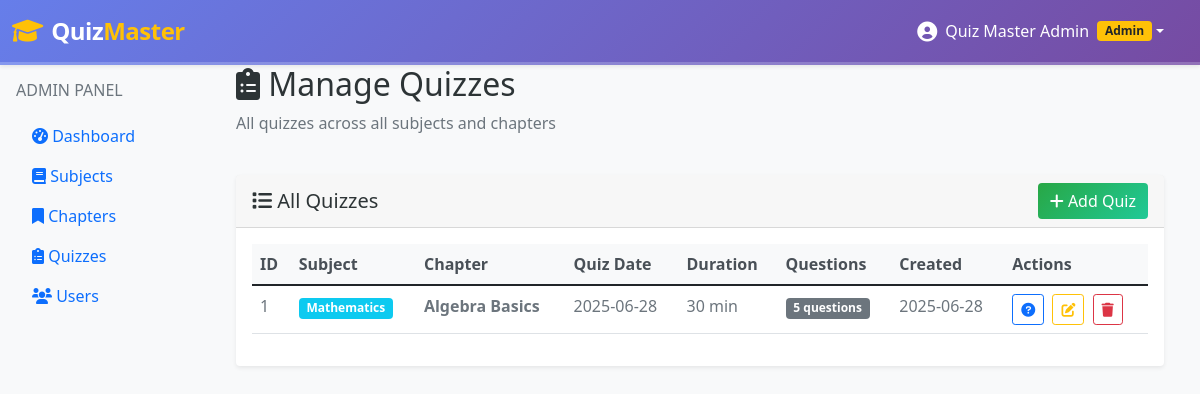
Page /admin/quizzes (signed in) on the committed database.
### models/quiz.py (models this page shows, shortened)
class Quiz(db.Model):
    id = db.Column(db.Integer, primary_key=True)
    chapter_id = db.Column(db.Integer, db.ForeignKey('chapter.id'), nullable=False)
    date_of_quiz = db.Column(db.Date, nullable=False)
    time_duration = db.Column(db.Integer, nullable=False)  # Duration in minutes
    remarks = db.Column(db.Text)
    created_at = db.Column(db.DateTime, default=datetime.utcnow)
    questions = db.relationship('Question', backref='quiz', lazy=True, cascade='all, delete-orphan')
    scores = db.relationship('Score', backref='quiz', lazy=True, cascade='all, delete-orphan')

### models/subject.py (models this page shows, shortened)
class Subject(db.Model):
    id = db.Column(db.Integer, primary_key=True)
    name = db.Column(db.String(100), nullable=False)
    description = db.Column(db.Text)
    created_at = db.Column(db.DateTime, default=datetime.utcnow)
    chapters = db.relationship('Chapter', backref='subject', lazy=True, cascade='all, delete-orphan')

### models/chapter.py (models this page shows, shortened)
class Chapter(db.Model):
    id = db.Column(db.Integer, primary_key=True)
    name = db.Column(db.String(100), nullable=False)
    description = db.Column(db.Text)
    subject_id = db.Column(db.Integer, db.ForeignKey('subject.id'), nullable=False)
    created_at = db.Column(db.DateTime, default=datetime.utcnow)
    quizzes = db.relationship('Quiz', backref='chapter', lazy=True, cascade='all, delete-orphan')

### controllers/admin.py (the view)
    def decorated_function(*args, **kwargs):
        if not is_logged_in() or not is_admin():
            flash('Access denied', 'error')
            return redirect(url_for('auth.login'))
        return f(*args, **kwargs)

### controllers/admin.py (called while the page is built)
def is_logged_in():
    return 'user_id' in session

def is_admin():
    return session.get('is_admin', False)

def admin_required(f):
    def decorated_function(*args, **kwargs):
        if not is_logged_in() or not is_admin():
            flash('Access denied', 'error')
            return redirect(url_for('auth.login'))
        return f(*args, **kwargs)
    decorated_function.__name__ = f.__name__
    return decorated_function

@admin_bp.route('/quizzes')
@admin_required
def quizzes():
    quizzes = Quiz.query.join(Chapter).join(Subject).all()
    return render_template('admin/quizzes.html', quizzes=quizzes)

### templates/admin/quizzes.html (shortened to what this page needs)
{% extends "base.html" %}
{% block content %}
<div class="container-fluid">
    <div class="row mb-4">
        <div class="col-12">
            <h2><i class="fas fa-clipboard-list"></i> Manage Quizzes</h2>
            <p class="text-muted">All quizzes across all subjects and chapters</p>
        </div>
    </div>
    <div class="row mb-4">
        <div class="col-12">
            <div class="card">
                <div class="card-header">
                    <div class="d-flex justify-content-between align-items-center">
                        <h5 class="mb-0"><i class="fas fa-list"></i> All Quizzes</h5>
                        <a href="{{ url_for('admin.add_quiz') }}" class="btn btn-primary">
                            <i class="fas fa-plus"></i> Add Quiz
                        </a>
                    </div>
                </div>
                <div class="card-body">
                    {% if quizzes %}
                        <div class="table-responsive">
                            <table class="table table-hover">
                                <thead>
                                    <tr>
                                        <th>ID</th>
                                        <th>Subject</th>
                                        <th>Chapter</th>
                                        <th>Quiz Date</th>
                                        <th>Duration</th>
                                        <th>Questions</th>
                                        <th>Created</th>
                                        <th>Actions</th>
                                    </tr>
                                </thead>
                                <tbody>
                                    {% for quiz in quizzes %}
                                        <tr>
                                            <td>{{ quiz.id }}</td>
                                            <td>
                                                <span class="badge bg-info">{{ quiz.chapter.subject.name }}</span>
                                            </td>
                                            <td><strong>{{ quiz.chapter.name }}</strong></td>
                                            <td>{{ quiz.date_of_quiz.strftime('%Y-%m-%d') }}</td>
                                            <td>{{ quiz.time_duration }} min</td>
                                            <td>
                                                <span class="badge bg-secondary">
                                                    {{ quiz.questions|length }} questions
                                                </span>
                                            </td>
                                            <td>{{ quiz.created_at.strftime('%Y-%m-%d') }}</td>
                                            <td>
                                                <a href="{{ url_for('admin.quiz_questions', quiz_id=quiz.id) }}"
                                                   class="btn btn-outline-primary btn-sm me-1" title="View Questions">
                                                    <i class="fas fa-question-circle"></i>
                                                </a>
                                                <a href="{{ url_for('admin.edit_quiz', quiz_id=quiz.id) }}"
                                                   class="btn btn-outline-warning btn-sm me-1" title="Edit Quiz">
                                                    <i class="fas fa-edit"></i>
                                                </a>
                                                <form method="POST" action="{{ url_for('admin.delete_quiz', quiz_id=quiz.id) }}" style="display: inline;" onsubmit="return confirm('Are you sure you want to delete this quiz? This action cannot be undone.');">
                                                    <button type="submit" class="btn btn-outline-danger btn-sm" title="Delete Quiz">
                                                        <i class="fas fa-trash"></i>
                                                    </button>
                                                </form>
                                            </td>
                                        </tr>
                                    {% endfor %}
                                </tbody>
                            </table>
                        </div>
                    {% endif %}
                </div>
            </div>
        </div>
    </div>
</div>
{% endblock %}

### static/css/style.css (style rules this page uses)
body { background-color: #f8f9fa; }
.card { border: none; box-shadow: 0 0.125rem 0.25rem rgba(0, 0, 0, 0.075); transition: box-shadow 0.15s ease-in-out; position: relative; z-index: 1; }
* { transition: color 0.3s ease, background-color 0.3s ease, transform 0.3s ease, box-shadow 0.3s ease; }
h1, h2, h3, h4, h5, h6 { color: #2d3436 !important; }
.btn-primary { background: linear-gradient(135deg, #28a745 0%, #20c997 100%); border: none; color: white; }
.table th { background-color: #f8f9fa; color: #495057; font-weight: 600; }
.table td { color: #6c757d; }

### rows in the picture
Quiz: id "1", chapter.subject.name "Mathematics", chapter.name "Algebra Basics", date_of_quiz "2025-06-28", time_duration "30", questions|length "5", created_at "2025-06-28"

### other values in the picture
{{ session.full_name }} "Quiz Master Admin"
